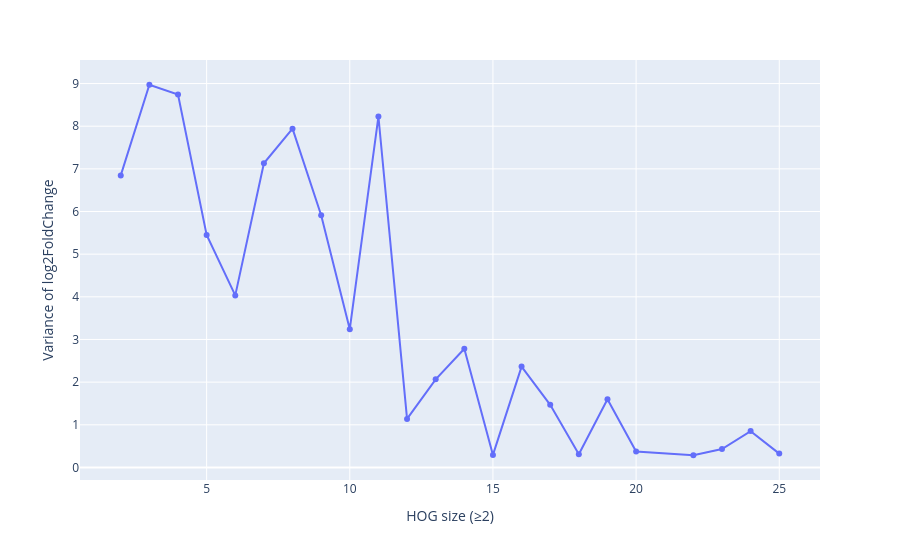

The code cell stored with this chart in its notebook:
### Markdown cell above
Plot

### Code cell
fig3 = px.line(
    variance_by_size,
    x="HOG_size",
    y="variance",
    markers=True,
    hover_data={
        "n": True,
        "variance": ":.3f"
    }
)

fig3.update_layout(
    xaxis_title="HOG size (≥2)",
    yaxis_title="Variance of log2FoldChange",
)

fig3.show()

### Figure 1 — Plotly figure (JSON) as saved in the notebook; plotly's stock layout.template omitted (floating-point values rounded to 4 significant figures)
{"data": [{"customdata": [[3726], [1194], [672], [415], [306], [182], [240], [162], [60], [66], [48], [65], [70], [15], [32], [51], [18], [19], [40], [22], [23], [24], [25]], "hovertemplate": "HOG_size=%{x}<br>variance=%{y:.3f}<br>n=%{customdata[0]}<extra></extra>", "legendgroup": "", "line": {"color": "#636efa", "dash": "solid"}, "marker": {"symbol": "circle"}, "mode": "lines+markers", "name": "", "orientation": "v", "showlegend": false, "type": "scatter", "x": [2, 3, 4, 5, 6, 7, 8, 9, 10, 11, 12, 13, 14, 15, 16, 17, 18, 19, 20, 22, 23, 24, 25], "xaxis": "x", "y": [6.847, 8.972, 8.745, 5.452, 4.034, 7.131, 7.942, 5.911, 3.242, 8.227, 1.139, 2.066, 2.781, 0.2937, 2.365, 1.468, 0.3082, 1.601, 0.3726, 0.286, 0.4313, 0.8516, 0.3244], "yaxis": "y"}], "layout": {"legend": {"tracegroupgap": 0}, "margin": {"t": 60}, "xaxis": {"anchor": "y", "domain": [0, 1], "title": {"text": "HOG size (≥2)"}}, "yaxis": {"anchor": "x", "domain": [0, 1], "title": {"text": "Variance of log2FoldChange"}}}}
